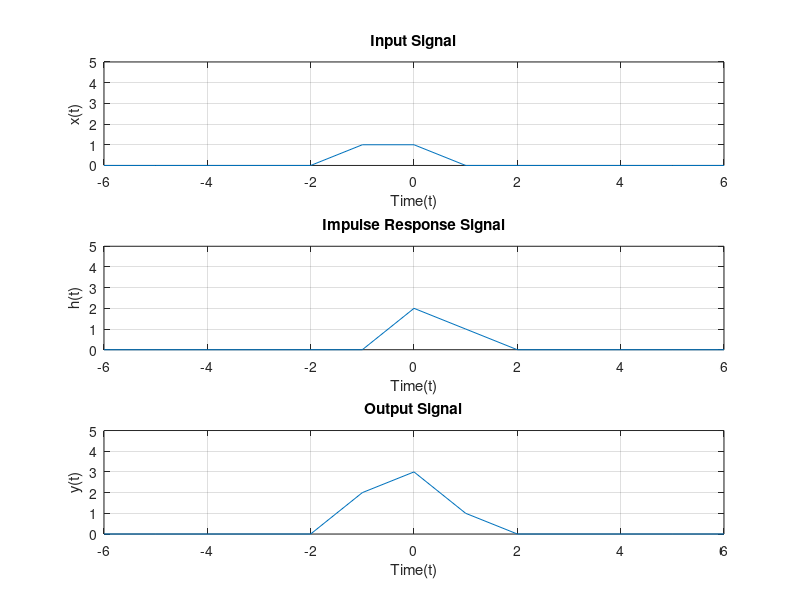

Here is the MATLAB script that generated this plot:
% clc
% t=-5:0.01:5;
% u=1:1:1001
% for c=(1:1:1001)
%     if(c>=600)&&(c<=700)
%         x(1,find(u==c))=c-500;
%         find(u==c)
%     elseif(c>700)&&(c<=800)
%         x(1,find(u==c))=-c+800;
%     else
%         x(1,find(u==c))=0;
%     end
% 
%     if (c==400)
%         h(1,find(u==c))=1;
%     elseif(c==500)
%         h(1,find(u==c))=2;
%     else
%         h(1,find(u==c))=0;
% 
%     end
% end
% 
% y=conv(x,h,'same');
% 
% subplot(3,1,1); plot(t,x);
% 
% subplot(3,1,2); plot(t,h);
% 
% subplot(3,1,3); plot(t,y);
% 

%Discrete-time convolution

%u_t=u[n]
dt=1;
n=-6:dt:6;
if find(n<0)<0
    u_t(n<0)=0;
elseif find(n>=0)>=0
    u_t(n>=0)=1;
end

%u_t1=u[n-1]
if find(n<1)<1
    u_t1(n<1)=0;
elseif find(n>=1)>=1
    u_t1(n>=1)=1;
end

%u_t_1=u[n+1]
if find(n<-1)<-1
    u_t_1(n<-1)=0;
elseif find(n>=1)>=1
    u_t_1(n>=-1)=1;
end

%u_t2=u[n-2]
if find(n<2)<2
    u_t2(n<2)=0;
elseif find(n>=2)>=2
    u_t2(n>=2)=1;
end

x_n=u_t_1-u_t1;
h_n=(-n+2).*(u_t-u_t2);
flip_h_n=flip(h_n);
flip_h_n0=circshift(flip_h_n,find(n==0));
for c=1:length(n)
    y_t(1,c)=sum(x_n.*circshift(flip_h_n0,c-1))*dt;
end
subplot(3,1,1); plot(n,x_n);
axis([-6 6 0 5]);
grid;
xlabel('Time(t)');
ylabel('x(t)');
title('Input Signal')
subplot(3,1,2); plot(n,h_n);
axis([-6 6 0 5]);
grid;
xlabel('Time(t)');
ylabel('h(t)');
title('Impulse Response Signal')
subplot(3,1,3); plot(n,y_t);
axis([-6 6 0 5]);
grid;
xlabel('Time(t)');
ylabel('y(t)');
title('Output Signal')
